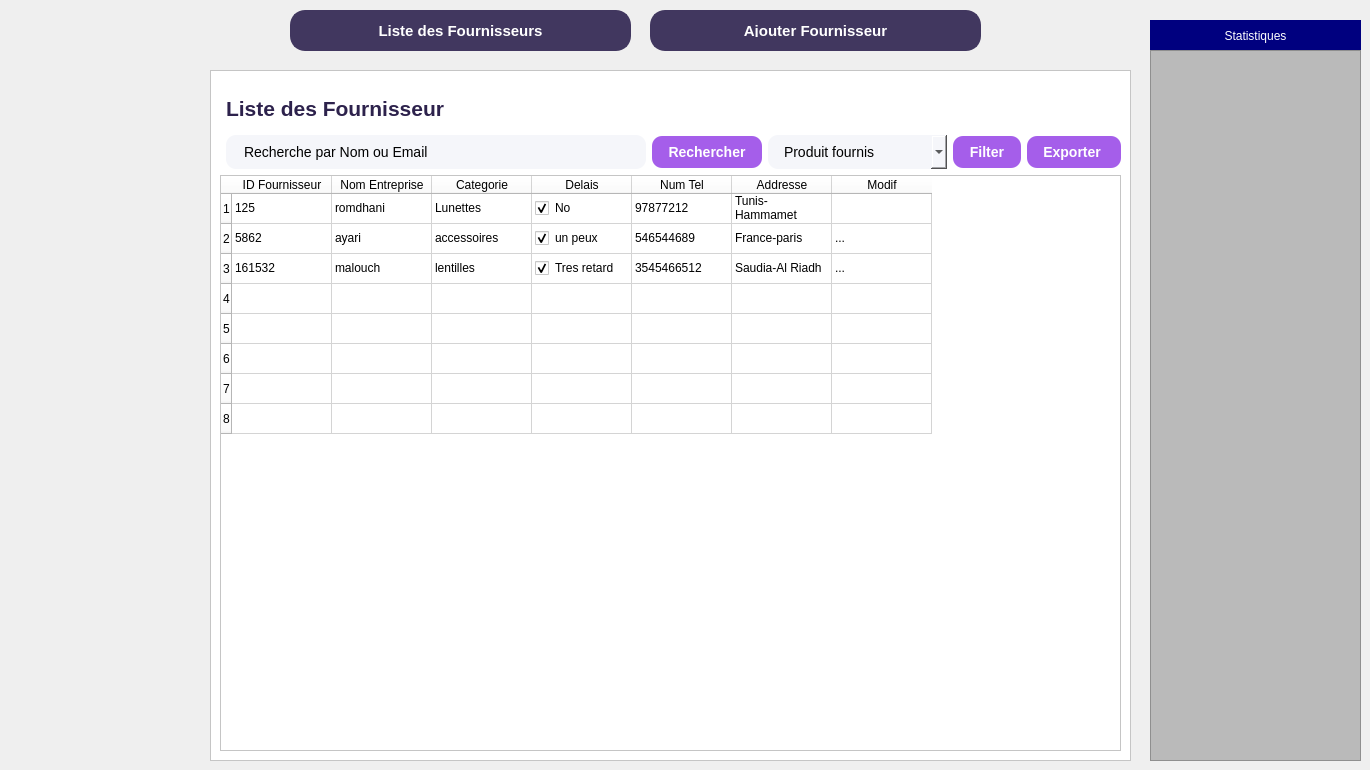
      <widget class="QWidget" name="page_11">
       <widget class="QFrame" name="frame_10">
        <property name="geometry">
         <rect>
          <x>210</x>
          <y>70</y>
          <width>921</width>
          <height>691</height>
         </rect>
        </property>
        <property name="styleSheet">
         <string notr="true">background-color: rgb(255, 255, 255);</string>
        </property>
        <property name="frameShape">
         <enum>QFrame::Shape::StyledPanel</enum>
        </property>
        <property name="frameShadow">
         <enum>QFrame::Shadow::Raised</enum>
        </property>
        <layout class="QHBoxLayout" name="horizontalLayout_4">
         <item>
          <layout class="QVBoxLayout" name="verticalLayout_4">
           <item>
            <layout class="QHBoxLayout" name="headerLayout_7"/>
           </item>
           <item>
            <widget class="QLabel" name="lblListeClients_4">
             <property name="font">
              <font>
               <pointsize>16</pointsize>
               <bold>true</bold>
              </font>
             </property>
             <property name="styleSheet">
              <string notr="true">color:#2d224c;font-weight:bold;margin:16px 0 8px 0;
background-color: rgb(255, 255, 255);</string>
             </property>
             <property name="text">
              <string>Liste des Fournisseur</string>
             </property>
            </widget>
           </item>
           <item>
            <layout class="QHBoxLayout" name="searchLayout_4">
             <item>
              <widget class="QFrame" name="frame_11">
               <property name="styleSheet">
                <string notr="true">background-color: rgb(0, 0, 124);; border-radius:20px;</string>
               </property>
               <property name="frameShape">
                <enum>QFrame::Shape::StyledPanel</enum>
               </property>
               <property name="frameShadow">
                <enum>QFrame::Shadow::Raised</enum>
               </property>
               <widget class="QToolButton" name="toolButton_22">
                <property name="geometry">
                 <rect>
                  <x>20</x>
                  <y>240</y>
                  <width>141</width>
                  <height>41</height>
                 </rect>
                </property>
                <property name="styleSheet">
                 <string notr="true">QToolButton { border: none; border-radius: 20px; color: white; padding: 10px; background: qlineargradient(spread:pad, x1:0, y1:0, x2:1, y2:0, stop:0 #9B59B6, stop:1 #BDC3C7); } QToolButton:hover { background: qlineargradient(spread:pad, x1:0, y1:0, x2:1, y2:0, stop:0 #BDC3C7, stop:1 #F8C8DC); }</string>
                </property>
                <property name="text">
                 <string>Fournisseurs</string>
                </property>
               </widget>
               <widget class="QToolButton" name="toolButton_23">
                <property name="geometry">
                 <rect>
                  <x>20</x>
                  <y>300</y>
                  <width>141</width>
                  <height>41</height>
                 </rect>
                </property>
                <property name="styleSheet">
                 <string notr="true">QToolButton { border: none; border-radius: 20px; color: white; padding: 10px; background: qlineargradient(spread:pad, x1:0, y1:0, x2:1, y2:0, stop:0 #9B59B6, stop:1 #BDC3C7); } QToolButton:hover { background: qlineargradient(spread:pad, x1:0, y1:0, x2:1, y2:0, stop:0 #BDC3C7, stop:1 #F8C8DC); }</string>
                </property>
                <property name="text">
                 <string>Produis</string>
                </property>
               </widget>
               <widget class="QToolButton" name="toolButton_24">
                <property name="geometry">
                 <rect>
                  <x>20</x>
                  <y>360</y>
                  <width>141</width>
                  <height>41</height>
                 </rect>
                </property>
                <property name="styleSheet">
                 <string notr="true">QToolButton { border: none; border-radius: 20px; color: white; padding: 10px; background: qlineargradient(spread:pad, x1:0, y1:0, x2:1, y2:0, stop:0 #9B59B6, stop:1 #BDC3C7); } QToolButton:hover { background: qlineargradient(spread:pad, x1:0, y1:0, x2:1, y2:0, stop:0 #BDC3C7, stop:1 #F8C8DC); }</string>
                </property>
                <property name="text">
                 <string>Personnels</string>
                </property>
               </widget>
               <widget class="QToolButton" name="toolButton_25">
                <property name="geometry">
                 <rect>
                  <x>20</x>
                  <y>420</y>
                  <width>141</width>
                  <height>41</height>
                 </rect>
                </property>
                <property name="styleSheet">
                 <string notr="true">QToolButton { border: none; border-radius: 20px; color: white; padding: 10px; background: qlineargradient(spread:pad, x1:0, y1:0, x2:1, y2:0, stop:0 #9B59B6, stop:1 #BDC3C7); } QToolButton:hover { background: qlineargradient(spread:pad, x1:0, y1:0, x2:1, y2:0, stop:0 #BDC3C7, stop:1 #F8C8DC); }</string>
                </property>
                <property name="text">
                 <string>Locaux</string>
                </property>
               </widget>
               <widget class="QToolButton" name="toolButton_26">
                <property name="geometry">
                 <rect>
                  <x>20</x>
                  <y>180</y>
                  <width>141</width>
                  <height>41</height>
                 </rect>
                </property>
                <property name="styleSheet">
                 <string notr="true">QToolButton { border: none; border-radius: 20px; color: white; padding: 10px; background: qlineargradient(spread:pad, x1:0, y1:0, x2:1, y2:0, stop:0 #9B59B6, stop:1 #BDC3C7); } QToolButton:hover { background: qlineargradient(spread:pad, x1:0, y1:0, x2:1, y2:0, stop:0 #BDC3C7, stop:1 #F8C8DC); }
</string>
                </property>
                <property name="text">
                 <string>Client</string>
                </property>
               </widget>
              </widget>
             </item>
             <item>
              <widget class="QLineEdit" name="searchLineEdit_4">
               <property name="styleSheet">
                <string notr="true">background-color:#f5f6fa;border-radius:10px;padding:8px 16px;font-size:14px;color :black;</string>
               </property>
               <property name="text">
                <string>Recherche par Nom ou Email</string>
               </property>
               <property name="placeholderText">
                <string>Rechercher par ID ou Nom</string>
               </property>
              </widget>
             </item>
             <item>
              <widget class="QPushButton" name="btnRechercher_4">
               <property name="styleSheet">
                <string>background-color:#a55eea;color:white;font-weight:bold;border-radius:10px;padding:8px 16px;font-size:14px;</string>
               </property>
               <property name="text">
                <string>Rechercher</string>
               </property>
              </widget>
             </item>
             <item>
              <widget class="QComboBox" name="comboProfession_4">
               <property name="styleSheet">
                <string notr="true">background-color:#f5f6fa;border-radius:10px;padding:8px 16px;font-size:14px;color :black; </string>
               </property>
               <property name="editable">
                <bool>false</bool>
               </property>
               <item>
                <property name="text">
                 <string>Produit fournis</string>
                </property>
               </item>
               <item>
                <property name="text">
                 <string>Statut</string>
                </property>
               </item>
               <item>
                <property name="text">
                 <string>Nom de Fournisseur</string>
                </property>
               </item>
              </widget>
             </item>
             <item>
              <widget class="QPushButton" name="btnFilter_4">
               <property name="styleSheet">
                <string notr="true">background-color:#a55eea;color:white;font-weight:bold;border-radius:10px;padding:8px 16px;font-size:14px;</string>
               </property>
               <property name="text">
                <string>Filter</string>
               </property>
              </widget>
             </item>
             <item>
              <widget class="QPushButton" name="btnExporter_4">
               <property name="styleSheet">
                <string notr="true">background-color:#a55eea;color:white;font-weight:bold;border-radius:10px;padding:8px 16px;font-size:14px;</string>
               </property>
               <property name="text">
                <string>Exporter </string>
               </property>
              </widget>
             </item>
            </layout>
           </item>
           <item>
            <layout class="QHBoxLayout" name="headerLayout_8">
             <item>
              <widget class="QTableWidget" name="tableClients_2">
               <property name="styleSheet">
                <string notr="true">/*QHeaderView::section { background-color:#2d224c;color:white;font-weight:bold; } QTableWidget { background-color:white; }*/
QTableWidget {
    background-color: white;
	color: rgb(0, 0, 0);
    border-radius: 10px;
    gridline-color: #dfe6e9;
}
QHeaderView::section {
    background-color: #2d224c;
    color: white;
    font-weight: bold;
    padding: 8px;
    border: none;
}
QTableWidget::item {
    padding: 8px;
    border-bottom: 1px solid #dfe6e9;
}
QTableWidget::item:selected {
    background-color: #a29bfe;
    color: white;
}
image: url(:/new/prefix1/4298bb3a-cb0a-48b6-8f36-19903f2c73d8.png);</string>
               </property>
               <row/>
               <row/>
               <row/>
               <row/>
               <row/>
               <row/>
               <row/>
               <row/>
               <column>
                <property name="text">
                 <string>ID Fournisseur</string>
                </property>
               </column>
               <column>
                <property name="text">
                 <string>Nom Entreprise</string>
                </property>
               </column>
               <column>
                <property name="text">
                 <string>Categorie</string>
                </property>
               </column>
               <column>
                <property name="text">
                 <string>Delais</string>
                </property>
               </column>
               <column>
                <property name="text">
                 <string>Num Tel</string>
                </property>
               </column>
               <column>
                <property name="text">
                 <string>Addresse</string>
                </property>
               </column>
               <column>
                <property name="text">
                 <string>Modif</string>
                </property>
               </column>
               <item row="0" column="0">
                <property name="text">
                 <string>125</string>
                </property>
               </item>
               <item row="0" column="1">
                <property name="text">
                 <string>romdhani</string>
                </property>
               </item>
               <item row="0" column="2">
                <property name="text">
                 <string>Lunettes</string>
                </property>
               </item>
               <item row="0" column="3">
                <property name="text">
                 <string>No</string>
                </property>
                <property name="checkState">
                 <enum>Checked</enum>
                </property>
               </item>
               <item row="0" column="4">
                <property name="text">
                 <string>97877212</string>
                </property>
               </item>
               <item row="0" column="5">
                <property name="text">
                 <string>Tunis-Hammamet</string>
                </property>
               </item>
               <item row="0" column="6">
                <property name="text">
                 <string/>
                </property>
               </item>
               <item row="1" column="0">
                <property name="text">
                 <string>5862</string>
                </property>
               </item>
               <item row="1" column="1">
                <property name="text">
                 <string>ayari</string>
                </property>
               </item>
               <item row="1" column="2">
                <property name="text">
                 <string>accessoires</string>
                </property>
               </item>
               <item row="1" column="3">
                <property name="text">
                 <string>un peux </string>
                </property>
                <property name="checkState">
                 <enum>Checked</enum>
                </property>
               </item>
               <item row="1" column="4">
                <property name="text">
                 <string>546544689</string>
                </property>
               </item>
               <item row="1" column="5">
                <property name="text">
                 <string>France-paris</string>
                </property>
               </item>
               <item row="1" column="6">
                <property name="text">
                 <string>...</string>
                </property>
               </item>
               <item row="2" column="0">
                <property name="text">
                 <string>161532</string>
                </property>
               </item>
               <item row="2" column="1">
                <property name="text">
                 <string>malouch</string>
                </property>
               </item>
               <item row="2" column="2">
                <property name="text">
                 <string>lentilles</string>
                </property>
               </item>
               <item row="2" column="3">
                <property name="text">
                 <string>Tres retard</string>
                </property>
                <property name="checkState">
                 <enum>Checked</enum>
                </property>
               </item>
               <item row="2" column="4">
                <property name="text">
                 <string>3545466512</string>
                </property>
               </item>
               <item row="2" column="5">
                <property name="text">
                 <string>Saudia-Al Riadh</string>
                </property>
               </item>
               <item row="2" column="6">
                <property name="text">
                 <string>...</string>
                </property>
               </item>
              </widget>
             </item>
            </layout>
           </item>
           <item>
            <layout class="QHBoxLayout" name="actionButtonsLayout_4"/>
           </item>
          </layout>
         </item>
        </layout>
       </widget>
       <widget class="QPushButton" name="btnListeClients_6">
        <property name="geometry">
         <rect>
          <x>290</x>
          <y>10</y>
          <width>341</width>
          <height>41</height>
         </rect>
        </property>
        <property name="styleSheet">
         <string notr="true">QPushButton {
    background-color: #41375f;
    color: white;
    font-weight: bold;
    border-radius: 15px;
    padding: 12px 24px;
    font-size: 15px;
    border: 2px solid #41375f;
}
QPushButton:hover {
    background-color: #5a4a82;
    border: 2px solid #7158a0;
}</string>
        </property>
        <property name="text">
         <string>Liste des Fournisseurs</string>
        </property>
       </widget>
       <widget class="QPushButton" name="btnAjouterClient_6">
        <property name="geometry">
         <rect>
          <x>650</x>
          <y>10</y>
          <width>331</width>
          <height>41</height>
         </rect>
        </property>
        <property name="styleSheet">
         <string notr="true">QPushButton {
    background-color: #41375f;
    color: white;
    font-weight: bold;
    border-radius: 15px;
    padding: 12px 24px;
    font-size: 15px;
    border: 2px solid #41375f;
}
QPushButton:hover {
    background-color: #5a4a82;
    border: 2px solid #7158a0;
}</string>
        </property>
        <property name="text">
         <string>Ajouter Fournisseur</string>
        </property>
       </widget>
       <widget class="QLabel" name="label_28">
        <property name="geometry">
         <rect>
          <x>1150</x>
          <y>20</y>
          <width>211</width>
          <height>31</height>
         </rect>
        </property>
        <property name="styleSheet">
         <string notr="true">color: rgb(255, 255, 255);
background-color: rgb(0, 0, 127);
border-color: rgb(0, 0, 255);</string>
        </property>
        <property name="text">
         <string>Statistiques</string>
        </property>
        <property name="alignment">
         <set>Qt::AlignmentFlag::AlignCenter</set>
        </property>
       </widget>
       <widget class="QFrame" name="frame_16">
        <property name="geometry">
         <rect>
          <x>1150</x>
          <y>50</y>
          <width>211</width>
          <height>711</height>
         </rect>
        </property>
        <property name="styleSheet">
         <string notr="true">background-color: rgb(186, 186, 186);</string>
        </property>
        <property name="frameShape">
         <enum>QFrame::Shape::StyledPanel</enum>
        </property>
        <property name="frameShadow">
         <enum>QFrame::Shadow::Raised</enum>
        </property>
       </widget>
      </widget>
